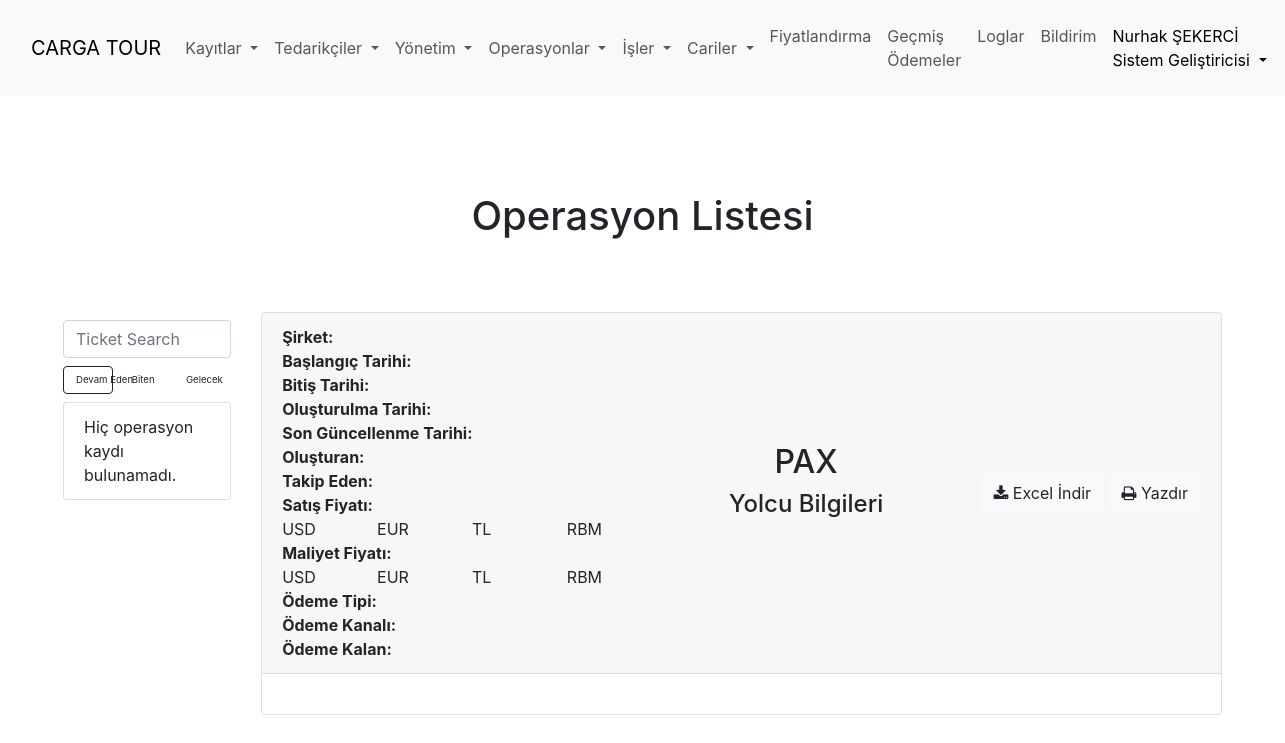
The page /TourManagerV2/operation_list/ (signed in) on the database as committed earlier.
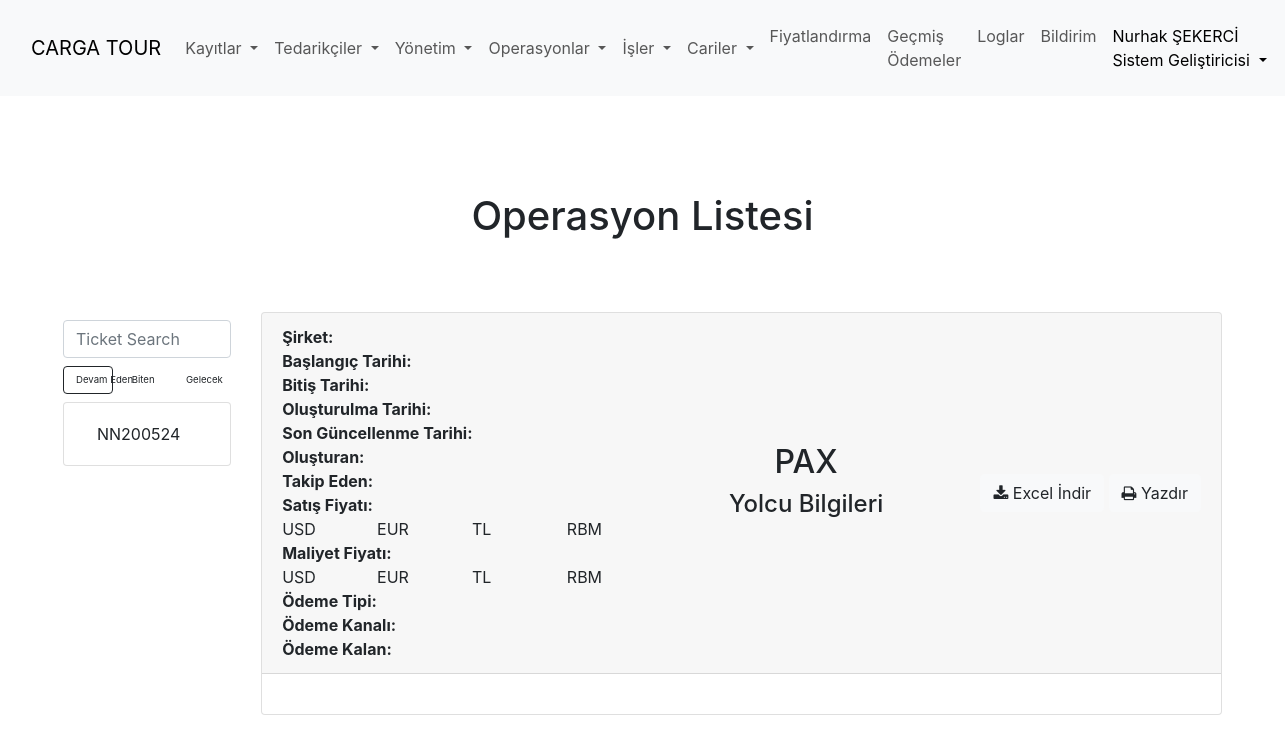
The same page on the database as committed later.
### Core/models.py (models this page shows, shortened)
class Sirket(models.Model):
    STATU_CHOICES = (
        ('demo', 'Demo'),
        ('basic', 'Basic'),
        ('team', 'Team'),
        ('professional', 'Professional'),
    )
    name = models.CharField(verbose_name="Adı", max_length=155)
    start = models.DateField(verbose_name="Başlama Tarihi")
    finish = models.DateField(verbose_name="Bitiş Tarihi")
    is_active = models.BooleanField(verbose_name="Aktif mi?")
    statu = models.CharField(max_length=20, choices=STATU_CHOICES, verbose_name="Statü", default="demo")
    created_at = models.DateField(verbose_name="Kurulma Tarihi", auto_now_add=True, blank=True, null=True)
    def __str__(self):
        return self.name

class Personel(models.Model):
    JOB_CHOICES = (
        ('Satış Personeli', 'Satış Personeli'),
        ('Operasyon Şefi', 'Operasyon Şefi'),
        ('Yönetim', 'Yönetim'),
        ('Muhasebe', 'Muhasebe'),
        ('Sistem Geliştiricisi', 'Sistem Geliştiricisi'),
    )
    user = models.ForeignKey(User, verbose_name="User", on_delete=models.CASCADE, related_name='personel')
    company=models.ForeignKey(Sirket, verbose_name="Sirket", on_delete=models.CASCADE)
    is_active = models.BooleanField(verbose_name="Aktif mi?", default=True)
    phone = models.CharField(verbose_name="Telefon", max_length=50, blank=True, null=True)
    job = models.CharField(max_length=20, choices=JOB_CHOICES, verbose_name="Görevi", default="Satış Personeli")
    created_at = models.DateField(verbose_name="Kurulma Tarihi", auto_now_add=True, blank=True, null=True)
    dark_mode = models.BooleanField(verbose_name="Dark Mode", default=False)

class Operation(models.Model):
    PAYMENT_TYPE_CHOICES = (
        ('Pesin', 'Peşin'),
        ('Taksitli', 'Taksitli'),
        ('Parcalı', 'Parçalı'),
    )
    PAYMENT_CHANNEL_CHOICES = (
        ('Havale', 'Havale'),
        ('Xctrip', 'Xctrip'),
    )
    company = models.ForeignKey(Sirket, verbose_name="Şirket", on_delete=models.CASCADE)
    selling_staff = models.ForeignKey(Personel, verbose_name="Satan Personel", related_name="Satan", on_delete=models.SET_NULL, blank=True, null=True)
    follow_staff = models.ForeignKey(Personel, verbose_name="Takip Eden Personel", related_name="Takip", on_delete=models.SET_NULL, blank=True, null=True)
    create_date = models.DateTimeField(verbose_name="Oluşturulma Tarihi", auto_now=False, auto_now_add=True)
    update_date = models.DateTimeField(verbose_name="Güncelleme Tarihi", auto_now=True, auto_now_add=False)
    buyer_company = models.ForeignKey(Buyercompany, verbose_name="Alıcı Firma", related_name="Alıcı", on_delete=models.SET_NULL, blank=True, null=True)
    ticket = models.CharField(verbose_name="Tur Etiketi", unique=True, max_length=50, blank=True, null=True)
    start = models.DateField(verbose_name="Başlama Tarihi")
    finish = models.DateField(verbose_name="Bitiş Tarihi")
    passenger_info = models.TextField(verbose_name="Yolcu Bilgileri")
    number_passengers = models.PositiveIntegerField(verbose_name="Yolcu Sayısı", default=1)
    payment_type = models.CharField(max_length=20, choices=PAYMENT_TYPE_CHOICES,  blank=True, null=True, verbose_name="Ödeme Türü")
    payment_channel = models.CharField(max_length=20, choices=PAYMENT_CHANNEL_CHOICES,  blank=True, null=True, verbose_name="Ödeme Kanalı")
    remaining_payment = models.DecimalField(verbose_name="Kalan Ödeme", max_digits=10, decimal_places=2, default=0)
    tl_sales_price = models.DecimalField(verbose_name="TL Satış Fiyatı", max_digits=10, decimal_places=2, default=0)
    usd_sales_price = models.DecimalField(verbose_name="USD Satış Fiyatı", max_digits=10, decimal_places=2, default=0)
    eur_sales_price = models.DecimalField(verbose_name="EUR Satış Fiyatı", max_digits=10, decimal_places=2, default=0)
    rbm_sales_price = models.DecimalField(verbose_name="RBM Satış Fiyatı", max_digits=10, decimal_places=2, default=0)
    tl_cost_price = models.DecimalField(verbose_name="TL Maliyet Fiyatı", max_digits=10, decimal_places=2, default=0)
    usd_cost_price = models.DecimalField(verbose_name="USD Maliyet Fiyatı", max_digits=10, decimal_places=2, default=0)
    eur_cost_price = models.DecimalField(verbose_name="EUR Maliyet Fiyatı", max_digits=10, decimal_places=2, default=0)
    rbm_cost_price = models.DecimalField(verbose_name="RBM Maliyet Fiyatı", max_digits=10, decimal_places=2, default=0)

### Core/views.py (the view)
# urls.py: path('operation_list/', operation_list, name='operation_list'),
@login_required
def operation_list(request):
    requestPersonel = Personel.objects.get(user=request.user)
    sirket = requestPersonel.company
    today = datetime.today()
    buyer_company = Buyercompany.objects.filter(company = sirket).order_by('name')
    finished_jobs = Operation.objects.filter(company=sirket, finish__lt=today).order_by('-create_date').prefetch_related('operationday_set', 'operationday_set__operationitem_set')
    started_jobs = Operation.objects.filter(company=sirket, start__lte=today, finish__gte=today).order_by('-create_date').prefetch_related('operationday_set', 'operationday_set__operationitem_set')
    future_jobs = Operation.objects.filter(company=sirket, start__gt=today).order_by('-create_date').prefetch_related('operationday_set', 'operationday_set__operationitem_set')
    return render(request, 'tour/pages/operation-list.html', {'comp': True, 'finished_jobs': finished_jobs, 'started_jobs': started_jobs, 'future_jobs': future_jobs, 'buyer_companies': buyer_company, 'title': 'Operasyon', 'createtitle': 'Operasyon Listesi', 'comp' : False})

### Core/templates/tour/pages/operation-list.html (shortened to what this page needs)
{% extends "tour/base/base.html" %}
{% block content %}
<div class="p-5">
    <h1 class="text-center my-5">{{ createtitle }}</h1>
    <div class="row">
        <div class="col-lg-2 my-4">
            <div class="my-2">
                <input class="form-control me-2" id="search" type="search" placeholder="Ticket Search" aria-label="Search">
            </div>
            <div class="tabs  mb-2">
                <button class="tab-button btn active" style="width:30%; font-size:0.6rem;" onclick="openTab(event, 'DevamEden')">
                    Devam Eden
                </button>
                <button class="tab-button btn" style="width:30%; font-size:0.6rem;" onclick="openTab(event, 'Tamamlanmis')">
                    Biten
                </button>
                <button class="tab-button btn" style="width:30%; font-size:0.6rem;" onclick="openTab(event, 'Gelecek')">
                    Gelecek
                </button>
            </div>
            <div id="DevamEden" class="tab-content" style="display: block;">
                <ul class="list-group">
                    {% for operation in started_jobs %}
                        <li class="list-group-item">
                            <button class="btn w-100 text-left" hx-get="{% url 'operation_details' operation.id %}" hx-target="#operation-details" hx-swap="innerHTML">
                                {{ operation.ticket }}
                            </button>
                        </li>
                    {% empty %}
                        <li class="list-group-item">Hiç operasyon kaydı bulunamadı.</li>
                    {% endfor %}
                </ul>
            </div>
        </div>
    <div class="col-lg-10" id="operation-details">
        {% if comp == False %}
            {% include 'tour/partials/operation-details.html' %}
        {% endif %}
    </div>
</div>
{% endblock content %}

### Core/templates/tour/partials/_navbar.html (shortened to what this page needs)
<nav class="navbar navbar-expand-lg bg-body-tertiary">
    <div class="container-fluid">
        <a class="navbar-brand" href="{% url 'index' %}">
            {% if request.user.is_authenticated %}
                {% with company=request.user.personel.first.company %}
                    {{ company.name }}
                {% endwith %}
            {% else %}
                Astrolabe Software & Agency
            {% endif %}
        </a>
        <div class="collapse navbar-collapse" id="navbarText">
            <ul class="navbar-nav mb-2 mb-lg-0">
                <li class="nav-item dropdown">
                    <a class="nav-link dropdown-toggle" href="#" id="navbarDropdownKayitlar" role="button" data-bs-toggle="dropdown" aria-expanded="false">
                        Kayıtlar
                    </a>
                </li>
            </ul>
            <ul class="navbar-nav mb-2 mb-lg-0">
                <li class="nav-item dropdown">
                    <a class="nav-link dropdown-toggle" href="#" id="navbarDropdownKayitlar" role="button" data-bs-toggle="dropdown" aria-expanded="false">
                        Tedarikçiler
                    </a>
                </li>
            </ul>
            <ul class="navbar-nav mb-2 mb-lg-0">
                <li class="nav-item dropdown">
                    <a class="nav-link dropdown-toggle" href="#" id="navbarDropdownKayitlar" role="button" data-bs-toggle="dropdown" aria-expanded="false">
                        Yönetim
                    </a>
                </li>
            </ul>
            <ul class="navbar-nav mb-2 mb-lg-0">
                <li class="nav-item dropdown">
                    <a class="nav-link dropdown-toggle" href="#" id="navbarDropdownKayitlar" role="button" data-bs-toggle="dropdown" aria-expanded="false">
                        Operasyonlar
                    </a>
                </li>
            </ul>
            <ul class="navbar-nav mb-2 mb-lg-0">
                <li class="nav-item dropdown">
                    <a class="nav-link dropdown-toggle" href="#" id="navbarDropdownKayitlar" role="button" data-bs-toggle="dropdown" aria-expanded="false">
                        İşler
                    </a>
                </li>
            </ul>
            <ul class="navbar-nav mb-2 mb-lg-0">
                <li class="nav-item dropdown">
                    <a class="nav-link dropdown-toggle" href="#" id="navbarDropdownKayitlar" role="button" data-bs-toggle="dropdown" aria-expanded="false">
                        Cariler
                    </a>
                </li>
            </ul>
            <ul class="navbar-nav mb-2 mb-lg-0">
                <li class="nav-item ">
                    <a class="nav-link" href="{% url 'pricing' %}" id="navbarDropdownKayitlar" role="button" aria-expanded="false">
                        Fiyatlandırma
                    </a>
                </li>
                <li class="nav-item ">
                    <a class="nav-link" href="" id="navbarDropdownKayitlar" role="button" aria-expanded="false">
                        Geçmiş Ödemeler
                    </a>
                </li>
                <li class="nav-item ">
                    <a class="nav-link" href="{% url 'logs' %}" id="navbarDropdownKayitlar" role="button" aria-expanded="false">
                        Loglar
                    </a>
                </li>
                <li class="nav-item ">
                    <a class="nav-link" href="{% url 'notification_create' %}" id="navbarDropdownKayitlar" role="button" aria-expanded="false">
                        Bildirim
                    </a>
                </li>
            </ul>
            <div class="ms-auto navbar-text">
                {% if request.user.is_authenticated %}
                    <ul class="navbar-nav">
                        <li class="nav-item dropdown">
                            <a class="nav-link dropdown-toggle" href="#" id="navbarDropdownUser" role="button" data-bs-toggle="dropdown" aria-expanded="false">
                                <span>{{ request.user.get_full_name }}</span><br><span>{{ user.personel.first.job }}</span>
                            </a>
                        </li>
                    </ul>
                {% endif %}
            </div>
        </div>
    </div>
</nav>

Rows that differ between the two databases and show on the page:
added Operation: ticket "NN200524"
Other text that changed with them:
text no longer shown: "Hiç operasyon kaydı bulunamadı."
